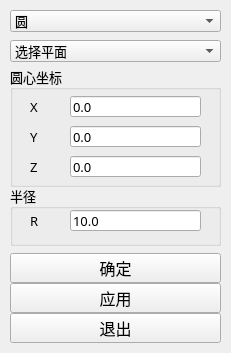
<?xml version="1.0" encoding="UTF-8"?>
<ui version="4.0">
 <class>Form</class>
 <widget class="QWidget" name="Form">
  <property name="geometry">
   <rect>
    <x>0</x>
    <y>0</y>
    <width>231</width>
    <height>353</height>
   </rect>
  </property>
  <property name="minimumSize">
   <size>
    <width>231</width>
    <height>353</height>
   </size>
  </property>
  <property name="maximumSize">
   <size>
    <width>231</width>
    <height>353</height>
   </size>
  </property>
  <property name="font">
   <font>
    <family>宋体</family>
    <pointsize>12</pointsize>
   </font>
  </property>
  <property name="windowTitle">
   <string>圆/圆弧</string>
  </property>
  <widget class="QComboBox" name="comboBox">
   <property name="geometry">
    <rect>
     <x>10</x>
     <y>10</y>
     <width>211</width>
     <height>22</height>
    </rect>
   </property>
   <property name="font">
    <font>
     <family>微软雅黑</family>
     <pointsize>10</pointsize>
    </font>
   </property>
   <item>
    <property name="text">
     <string>圆</string>
    </property>
   </item>
   <item>
    <property name="text">
     <string>圆弧</string>
    </property>
   </item>
  </widget>
  <widget class="QPushButton" name="btnEnsure">
   <property name="geometry">
    <rect>
     <x>10</x>
     <y>253</y>
     <width>211</width>
     <height>30</height>
    </rect>
   </property>
   <property name="font">
    <font>
     <family>微软雅黑</family>
     <pointsize>12</pointsize>
     <weight>50</weight>
     <italic>false</italic>
     <bold>false</bold>
     <strikeout>false</strikeout>
    </font>
   </property>
   <property name="text">
    <string>确定</string>
   </property>
  </widget>
  <widget class="QPushButton" name="btnApply">
   <property name="geometry">
    <rect>
     <x>10</x>
     <y>283</y>
     <width>211</width>
     <height>30</height>
    </rect>
   </property>
   <property name="font">
    <font>
     <family>微软雅黑</family>
     <pointsize>12</pointsize>
     <weight>50</weight>
     <italic>false</italic>
     <bold>false</bold>
     <strikeout>false</strikeout>
    </font>
   </property>
   <property name="text">
    <string>应用</string>
   </property>
  </widget>
  <widget class="QPushButton" name="btnExit">
   <property name="geometry">
    <rect>
     <x>10</x>
     <y>313</y>
     <width>211</width>
     <height>30</height>
    </rect>
   </property>
   <property name="font">
    <font>
     <family>微软雅黑</family>
     <pointsize>12</pointsize>
     <weight>50</weight>
     <italic>false</italic>
     <bold>false</bold>
     <strikeout>false</strikeout>
    </font>
   </property>
   <property name="text">
    <string>退出</string>
   </property>
  </widget>
  <widget class="QGroupBox" name="groupBox">
   <property name="geometry">
    <rect>
     <x>10</x>
     <y>66</y>
     <width>211</width>
     <height>121</height>
    </rect>
   </property>
   <property name="font">
    <font>
     <family>微软雅黑</family>
     <pointsize>10</pointsize>
     <weight>50</weight>
     <bold>false</bold>
    </font>
   </property>
   <property name="title">
    <string>圆心坐标</string>
   </property>
   <property name="flat">
    <bool>false</bool>
   </property>
   <property name="checkable">
    <bool>false</bool>
   </property>
   <widget class="QLabel" name="label">
    <property name="geometry">
     <rect>
      <x>20</x>
      <y>30</y>
      <width>16</width>
      <height>21</height>
     </rect>
    </property>
    <property name="font">
     <font>
      <family>微软雅黑</family>
      <pointsize>10</pointsize>
      <weight>50</weight>
      <bold>false</bold>
     </font>
    </property>
    <property name="text">
     <string>X</string>
    </property>
   </widget>
   <widget class="QLineEdit" name="lineEdit">
    <property name="geometry">
     <rect>
      <x>60</x>
      <y>30</y>
      <width>131</width>
      <height>21</height>
     </rect>
    </property>
    <property name="text">
     <string>0.0</string>
    </property>
   </widget>
   <widget class="QLineEdit" name="lineEdit_3">
    <property name="geometry">
     <rect>
      <x>60</x>
      <y>60</y>
      <width>131</width>
      <height>21</height>
     </rect>
    </property>
    <property name="text">
     <string>0.0</string>
    </property>
   </widget>
   <widget class="QLabel" name="label_3">
    <property name="geometry">
     <rect>
      <x>20</x>
      <y>60</y>
      <width>16</width>
      <height>21</height>
     </rect>
    </property>
    <property name="font">
     <font>
      <family>微软雅黑</family>
      <pointsize>10</pointsize>
      <weight>50</weight>
      <bold>false</bold>
     </font>
    </property>
    <property name="text">
     <string>Y</string>
    </property>
   </widget>
   <widget class="QLineEdit" name="lineEdit_4">
    <property name="geometry">
     <rect>
      <x>60</x>
      <y>90</y>
      <width>131</width>
      <height>21</height>
     </rect>
    </property>
    <property name="text">
     <string>0.0</string>
    </property>
   </widget>
   <widget class="QLabel" name="label_4">
    <property name="geometry">
     <rect>
      <x>20</x>
      <y>90</y>
      <width>16</width>
      <height>21</height>
     </rect>
    </property>
    <property name="font">
     <font>
      <family>微软雅黑</family>
      <pointsize>10</pointsize>
      <weight>50</weight>
      <bold>false</bold>
     </font>
    </property>
    <property name="text">
     <string>Z</string>
    </property>
   </widget>
  </widget>
  <widget class="QGroupBox" name="groupBox_2">
   <property name="geometry">
    <rect>
     <x>10</x>
     <y>185</y>
     <width>211</width>
     <height>61</height>
    </rect>
   </property>
   <property name="font">
    <font>
     <family>微软雅黑</family>
     <pointsize>10</pointsize>
     <weight>50</weight>
     <bold>false</bold>
    </font>
   </property>
   <property name="title">
    <string>半径</string>
   </property>
   <property name="flat">
    <bool>false</bool>
   </property>
   <property name="checkable">
    <bool>false</bool>
   </property>
   <widget class="QLabel" name="label_5">
    <property name="geometry">
     <rect>
      <x>20</x>
      <y>25</y>
      <width>16</width>
      <height>21</height>
     </rect>
    </property>
    <property name="font">
     <font>
      <family>微软雅黑</family>
      <pointsize>10</pointsize>
      <weight>50</weight>
      <bold>false</bold>
     </font>
    </property>
    <property name="text">
     <string>R</string>
    </property>
   </widget>
   <widget class="QLineEdit" name="lineEdit_5">
    <property name="geometry">
     <rect>
      <x>60</x>
      <y>25</y>
      <width>131</width>
      <height>21</height>
     </rect>
    </property>
    <property name="font">
     <font>
      <family>微软雅黑</family>
      <pointsize>10</pointsize>
      <weight>50</weight>
      <bold>false</bold>
     </font>
    </property>
    <property name="text">
     <string>10.0</string>
    </property>
   </widget>
  </widget>
  <widget class="QComboBox" name="comboBox_2">
   <property name="geometry">
    <rect>
     <x>10</x>
     <y>40</y>
     <width>211</width>
     <height>22</height>
    </rect>
   </property>
   <property name="font">
    <font>
     <family>微软雅黑</family>
     <pointsize>10</pointsize>
    </font>
   </property>
   <item>
    <property name="text">
     <string>选择平面</string>
    </property>
   </item>
   <item>
    <property name="text">
     <string>X平面</string>
    </property>
   </item>
   <item>
    <property name="text">
     <string>Y平面</string>
    </property>
   </item>
   <item>
    <property name="text">
     <string>Z平面</string>
    </property>
   </item>
  </widget>
 </widget>
 <resources/>
 <connections/>
</ui>
